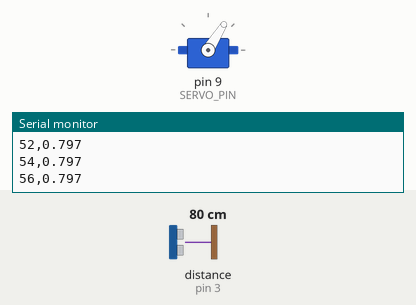
Simulated run of this sketch. Board: Arduino Uno, built with avr-gcc and run on an emulated ATmega328P. Shown: servo, the last lines printed to the serial monitor. Wiring (inferred from the names in the program): ultrasonic range finder: trigger pin 2; echo pin 3. The test bench sets the inputs (shaded band); at power-on: distance to the obstacle (sensor on pin 3) 80 cm. The echo pulse lasts 58.3 µs per cm.

Above: at 1.26 s.
1.3 s: distance to the obstacle (sensor on pin 3) set to 2 cm
At 1.63 s:
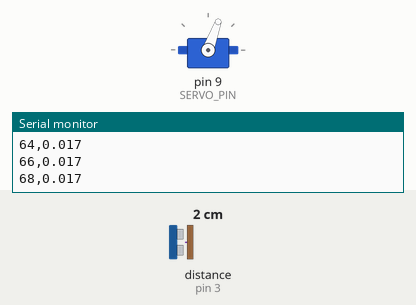
4.3 s: distance to the obstacle (sensor on pin 3) set to 250 cm
At 4.47 s:
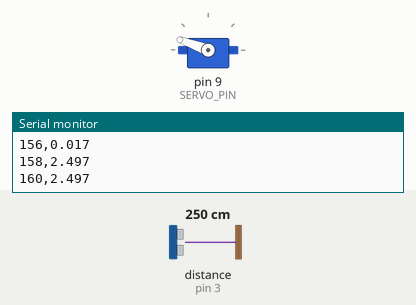
10.3 s: distance to the obstacle (sensor on pin 3) set to 4 cm
At 10.5 s:
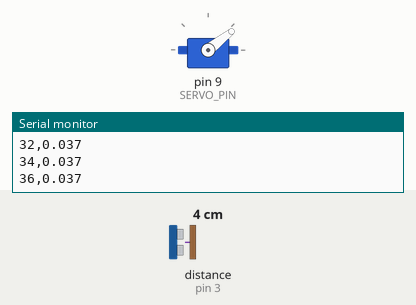
Timing chart, 0 to 19.3 s (numbered marks = the images above; inputs shaded):
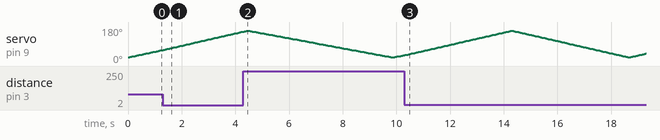

The sketch:

arduino_scan.ino
```cpp
#include <Servo.h>

const byte SERVO_PIN = 9;
const byte TRIG_PIN  = 2;
const byte ECHO_PIN  = 3;

const int  MIN_ANG   = 20;
const int  MAX_ANG   = 160;
const int  STEP      = 2;
const long TIME_BETWEEN_SWEEPS_MS = 30;

Servo myServo;

void setup() {
  Serial.begin(115200);
  pinMode(TRIG_PIN, OUTPUT);
  pinMode(ECHO_PIN, INPUT);
  myServo.attach(SERVO_PIN);
}

float readUltrasonicCM() {
  digitalWrite(TRIG_PIN, LOW);
  delayMicroseconds(2);
  digitalWrite(TRIG_PIN, HIGH);
  delayMicroseconds(10);
  digitalWrite(TRIG_PIN, LOW);
  long duration = pulseIn(ECHO_PIN, HIGH, 30000);
  if (duration == 0) return -1;
  return duration * 0.0343 / 2.0;
}

void loop() {
  static bool forward = true;
  for (int ang = forward ? MIN_ANG : MAX_ANG;
           forward ? ang <= MAX_ANG : ang >= MIN_ANG;
           ang += forward ? STEP : -STEP) {

    myServo.write(ang);
    delay(30);

    float dist_cm = readUltrasonicCM();
    if (dist_cm > 0) {
      Serial.print(ang);
      Serial.print(',');
      Serial.println(dist_cm / 100.0, 3);   // metres
    }
    delay(TIME_BETWEEN_SWEEPS_MS);
  }
  forward = !forward;
}
```
